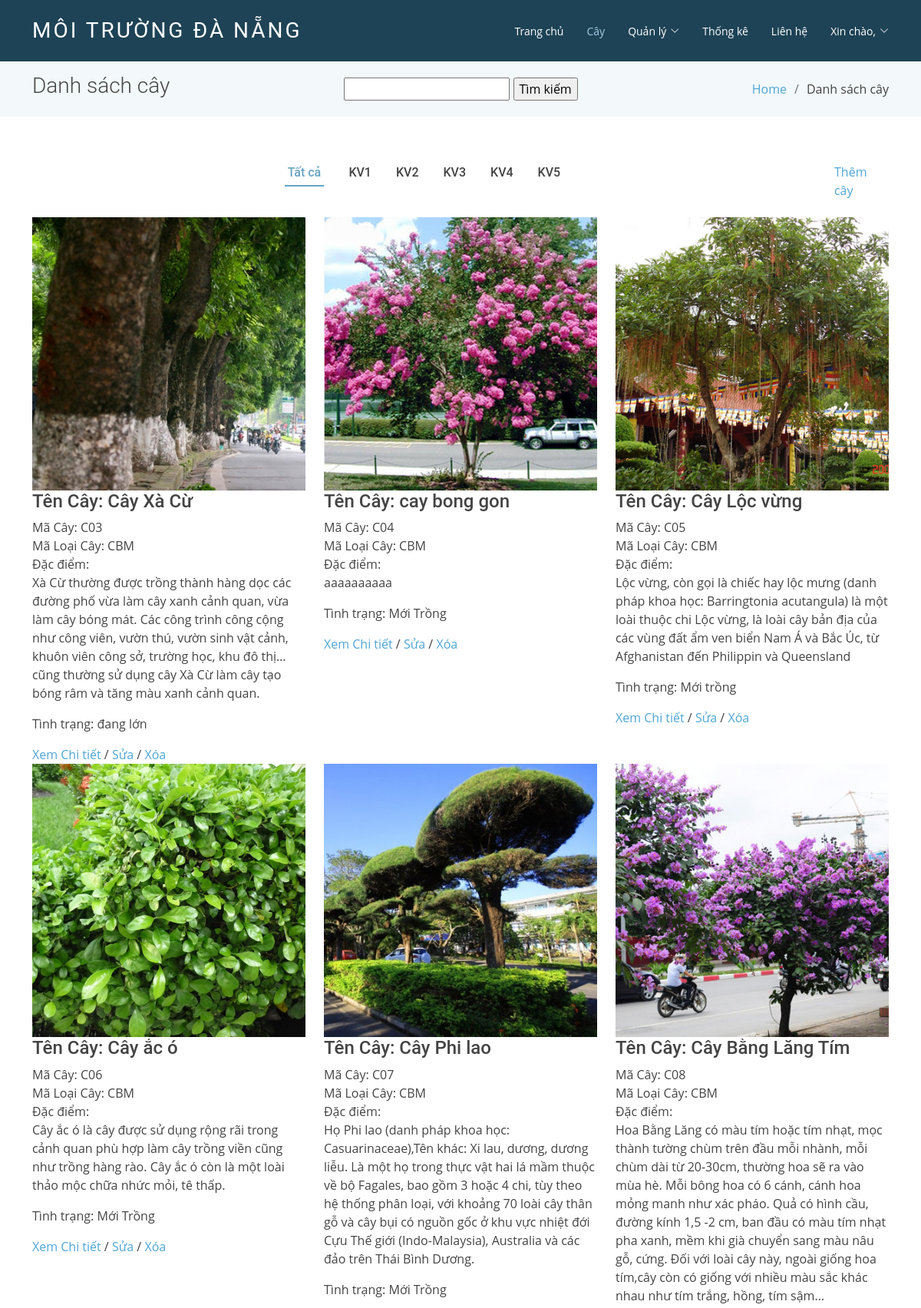
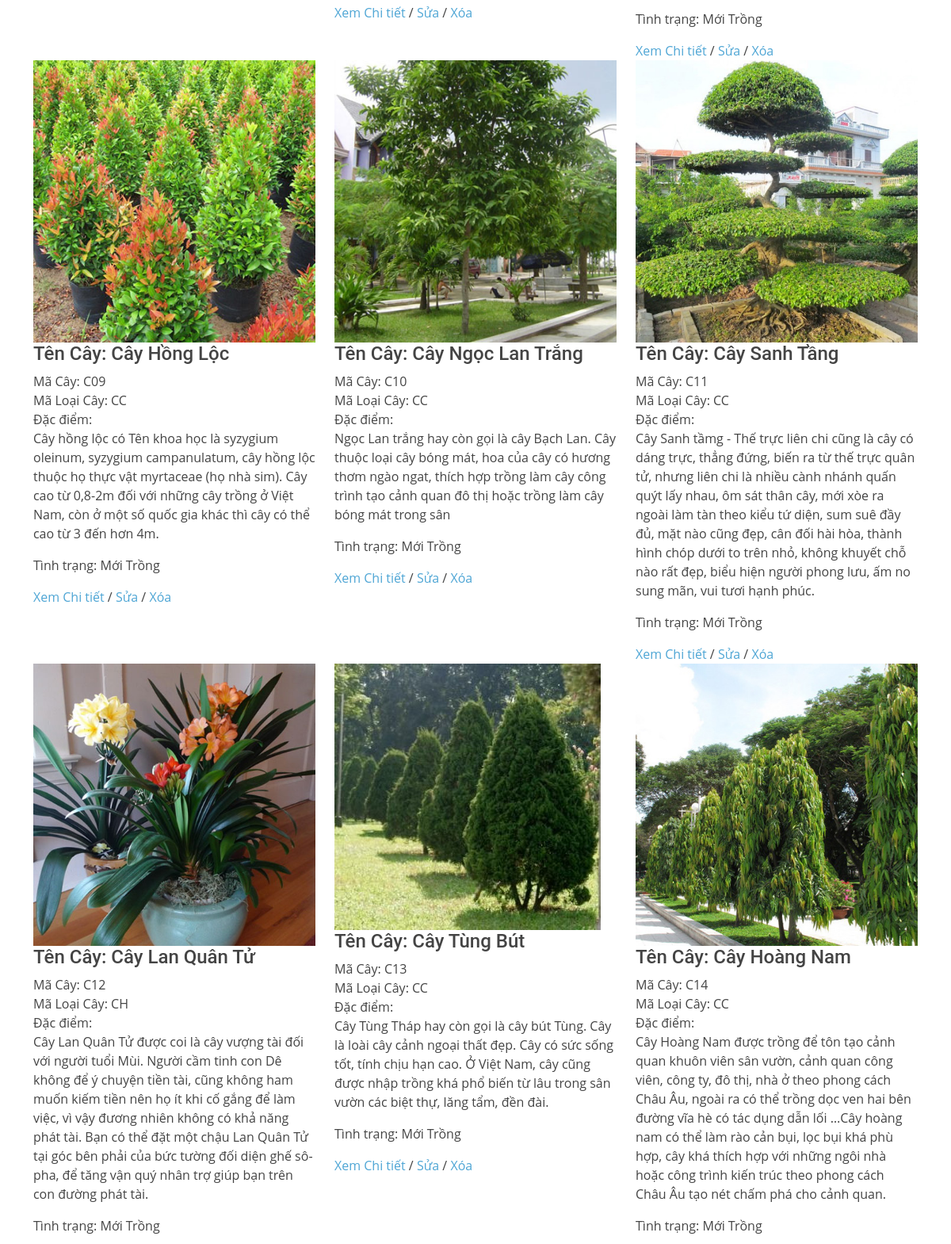
The app's page /LuuSuaCay.php (upper part) with its own data (2 pictures, top to bottom).
### tables this page shows
CREATE TABLE IF NOT EXISTS `cay` (
  `maCay` varchar(255) NOT NULL,
  `tenCay` varchar(255) DEFAULT NULL,
  `dacDiem` text,
  `tinhTrang` varchar(255) DEFAULT NULL,
  `maLoaiCay` varchar(255) NOT NULL,
  `chieuCao` int(11) DEFAULT NULL,
  `ngayTrong` datetime DEFAULT NULL,
  `duongKinhThan` int(11) DEFAULT NULL,
  `duongKinhTan` int(11) DEFAULT NULL,
  `kinhDo` varchar(255) DEFAULT NULL,
  `viDo` varchar(255) DEFAULT NULL,
  `maDuong` varchar(255) NOT NULL,
  `hinhAnh` varchar(255) DEFAULT NULL,
  PRIMARY KEY (`maCay`),
  KEY `maLoaiCay` (`maLoaiCay`),
  KEY `maDuong` (`maDuong`)
);

### LuuSuaCay.php (called while the page is built, shortened)
<?php
include('ketnoi.php');
include('danhsachcay.php');
?>

### danhsachcay.php (the view, shortened to what this page needs)
<!DOCTYPE html>
<html>
<head>
  <link href="Moderna/assets/vendor/animate.css/animate.min.css" rel="stylesheet">
    <link href="Moderna/assets/vendor/aos/aos.css" rel="stylesheet">
    <link href="Moderna/assets/vendor/bootstrap/css/bootstrap.min.css" rel="stylesheet">
    <link href="Moderna/assets/vendor/bootstrap-icons/bootstrap-icons.css" rel="stylesheet">
    <link href="Moderna/assets/vendor/boxicons/css/boxicons.min.css" rel="stylesheet">
    <link href="Moderna/assets/vendor/glightbox/css/glightbox.min.css" rel="stylesheet">
    <link href="Moderna/assets/vendor/swiper/swiper-bundle.min.css" rel="stylesheet">
  <link href="Moderna/assets/css/style.css" rel="stylesheet">
</head>
<body>
  <header id="header" class="fixed-top d-flex align-items-center header-primary">
    <div class="container d-flex justify-content-between align-items-center">
      <div class="logo">
        <h1 class="text-light"><a href="index.php"><span>Môi Trường Đà Nẵng</span></a></h1>
      </div>
      <nav id="navbar" class="navbar">
        <ul>
          <li><a  href="index.php">Trang chủ</a></li>
          <li><a class="active" href="danhsachcay.php">Cây</a></li>
          <li class="dropdown"><a href="#"><span>Quản lý</span> <i class="bi bi-chevron-down"></i></a>
          </li>
          <li><a href="ThongKe.php">Thống kê</a></li>
          <li><a href="#">Liên hệ</a></li>
          <li class="dropdown"><a href="#">Xin chào,
          echo $_SESSION['taikhoan']; ?><i class="bi bi-chevron-down"></i></a>
          </li>
        </ul>
      </nav>
    </div>
  </header>
  <main id="main">
    <section class="breadcrumbs">
      <div class="container">
        <div class="d-flex justify-content-between align-items-center">
          <h2>Danh sách cây</h2>
          <form action="" method="post">
            <input type="text" name="Tim" list="tim">
            <input type="submit" name="btn_tim" value="Tìm kiếm">
          </form>
          <ol>
            <li><a href="index.php">Home</a></li>
            <li>Danh sách cây</li>
          </ol>
        </div>
      </div>
    </section>
    <section class="portfolio">
        <div class="container">
            <div class="row">
              <div class="col-lg-11">
                <ul id="portfolio-flters">
                  <li data-filter="*" class="filter-active">Tất cả</li>
                  <?php
                    include('ketnoi.php');
                    $dieukien = '';
                    $tv="select DISTINCT tuyenduong.maKhuVucQuanLy from tuyenduong, cay where tuyenduong.maDuong = cay.maDuong $dieukien;";
                    $tv_1=mysqli_query($connect,$tv);
                    while($tv_2=mysqli_fetch_array($tv_1))
                    {
                      if($tv_2!=false)
                      {
                        echo '<li data-filter=".';
                        echo $tv_2['maKhuVucQuanLy'];
                        echo '">';
                        echo $tv_2['maKhuVucQuanLy'];
                        echo '</li>';
                      }
                      else
                      {
                        echo "&nbsp;";
                      }
                    }
                  ?>
                </ul>
              </div>
              <div class="col-lg-1">
                <a href="themcaytrunggian.php">Thêm cây</a>
              </div>
            </div>
            <div class="row portfolio-container" data-aos="fade-up" data-aos-easing="ease-in-out" data-aos-duration="500">
              <?php
                include('ketnoi.php');
                $dieukien = '';
                $tv="SELECT * FROM cay, tuyenduong WHERE tuyenduong.maDuong = cay.maDuong and tinhTrang != 'đã chết' $dieukien";
                $tv_1=mysqli_query($connect,$tv);
                while($tv_2=mysqli_fetch_array($tv_1))
                {
                  if($tv_2!=false)
                {
                  $link_chi_tiet="?macay=".$tv_2['maCay'];
                  $link_anh="Moderna/assets/img/team/".$tv_2['hinhAnh'];
                echo '<div class="col-lg-4 col-md-6 portfolio-wrap ';
                echo $tv_2['maKhuVucQuanLy'];
                echo '">
                  <div class="member">
                    <div class="member-img">';
                      echo '<img src="';
                      echo $link_anh;
                      echo '" class="img-fluid" alt="">';
                    echo '</div>
                    <div class="member-info">';
                      echo '<h4>';
                      echo "Tên Cây: ".$tv_2['tenCay'];
                      echo '</h4>
                      <span>';
                      echo "Mã Cây: ".$tv_2['maCay'];
                      echo '</span>
                      <span>';
                      echo "<br>Mã Loại Cây: ".$tv_2['maLoaiCay'];
                      echo '</span>
                      <p>Đặc điểm: <br>';
                      echo $tv_2['dacDiem'];
                      echo '</p>
                      <p>Tình trạng: ';
                      echo $tv_2['tinhTrang'];
                      echo '</p>
                    </div>
                  </div>
                  <a href="XemChiTiet.php'; echo $link_chi_tiet; echo '">Xem Chi tiết </a>/
                  <a href="SuaCay.php'; echo $link_chi_tiet; echo '">Sửa </a>/
                  <a href="XoaCay.php'; echo $link_chi_tiet; echo '">Xóa</a>
                </div>';
                }
                else
                {
                  echo "&nbsp;";
                }
                }
              ?>
          </div>
      </div>
    </section>
  </main>
</body>
</html>

### Moderna/assets/css/style.css (style rules this page uses)
body { font-family: "Open Sans", sans-serif; color: #444; }
a { color: #4fa6d5; text-decoration: none; }
h1, h2, h3, h4, h5, h6, .font-primary { font-family: "Roboto", sans-serif; }
#header { height: 80px; transition: all 0.5s; z-index: 997; transition: all 0.5s; background: #1e4356; }
#header .logo h1 { font-size: 28px; margin: 0; padding: 4px 0; line-height: 1; font-weight: 400; letter-spacing: 3px; text-transform: uppercase; }
#header .logo h1 a, #header .logo h1 a:hover { color: #fff; text-decoration: none; }
#main { margin-top: 80px; }
.navbar { padding: 0; }
.navbar ul { margin: 0; padding: 0; display: flex; list-style: none; align-items: center; }
.navbar li { position: relative; }
.navbar a, .navbar a:focus { display: flex; align-items: center; justify-content: space-between; padding: 10px 0 10px 30px; font-family: "Open Sans", sans-serif; font-size: 14px; color: #fff; white-space: nowrap; transition: 0.3s; }
.navbar a i, .navbar a:focus i { font-size: 12px; line-height: 0; margin-left: 5px; }
.navbar a:hover, .navbar .active, .navbar .active:focus, .navbar li:hover > a { color: #a2cce3; }
section { padding: 60px 0; }
.breadcrumbs { padding: 15px 0; background-color: #f3f8fa; min-height: 40px; }
.breadcrumbs h2 { font-size: 28px; font-weight: 300; }
.breadcrumbs ol { display: flex; flex-wrap: wrap; list-style: none; padding: 0; margin: 0; }
.breadcrumbs ol li + li { padding-left: 10px; }
.breadcrumbs ol li + li::before { display: inline-block; padding-right: 10px; color: #6c757d; content: "/"; }
.portfolio { padding-bottom: 60px; }
.portfolio #portfolio-flters { padding: 0; margin: 0 0 35px 0; list-style: none; text-align: center; }
.portfolio #portfolio-flters li { cursor: pointer; margin: 0 12px 5px 12px; display: inline-block; padding: 0 4px 6px 4px; font-size: 16px; font-weight: 500; line-height: 20px; color: #444; transition: all 0.3s ease-in-out; border-bottom: 2px solid #fff; font-family: "Roboto", sans-serif; }
.portfolio #portfolio-flters li:hover, .portfolio #portfolio-flters li.filter-active { border-color: #68A4C4; color: #68A4C4; }

### records on screen
cay: hinhAnh (picture), tenCay "Cây Xà Cừ", maCay "C03", maLoaiCay "CBM", dacDiem "Xà Cừ thường được trồng thành hàng dọc các đường phố vừa làm cây xanh cảnh quan, vừa làm cây bóng mát. Các công trình công cộng như công viên, vườn thú, vườn sinh vật cảnh, khuôn viên công sở, trường học, khu đô thị…cũng thường sử dụng cây Xà Cừ làm cây tạo bóng râm và tăng màu xanh cảnh quan.", tinhTrang "đang lớn"
cay: hinhAnh (picture), tenCay "cay bong gon", maCay "C04", maLoaiCay "CBM", dacDiem "aaaaaaaaaa", tinhTrang "Mới Trồng"
cay: hinhAnh (picture), tenCay "Cây Lộc vừng", maCay "C05", maLoaiCay "CBM", dacDiem "Lộc vừng, còn gọi là chiếc hay lộc mưng (danh pháp khoa học: Barringtonia acutangula) là một loài thuộc chi Lộc vừng, là loài cây bản địa của các vùng đất ẩm ven biển Nam Á và Bắc Úc, từ Afghanistan đến Philippin và Queensland", tinhTrang "Mới trồng"
cay: hinhAnh (picture), tenCay "Cây ắc ó", maCay "C06", maLoaiCay "CBM", dacDiem "Cây ắc ó là cây được sử dụng rộng rãi trong cảnh quan phù hợp làm cây trồng viền cũng như trồng hàng rào. Cây ắc ó còn là một loài thảo mộc chữa nhức mỏi, tê thấp.", tinhTrang "Mới Trồng"
cay: hinhAnh (picture), tenCay "Cây Phi lao", maCay "C07", maLoaiCay "CBM", dacDiem "Họ Phi lao (danh pháp khoa học: Casuarinaceae),Tên khác: Xi lau, dương, dương liễu. Là một họ trong thực vật hai lá mầm thuộc về bộ Fagales, bao gồm 3 hoặc 4 chi, tùy theo hệ thống phân loại, với khoảng 70 loài cây thân gỗ và cây bụi có nguồn gốc ở khu vực nhiệt đới Cựu Thế giới (Indo-Malaysia), Australia và các đảo trên Thái Bình Dương.", tinhTrang "Mới Trồng"
cay: hinhAnh (picture), tenCay "Cây Bằng Lăng Tím", maCay "C08", maLoaiCay "CBM", dacDiem "Hoa Bằng Lăng có màu tím hoặc tím nhạt, mọc thành tường chùm trên đầu mỗi nhành, mỗi chùm dài từ 20-30cm, thường hoa sẽ ra vào mùa hè. Mỗi bông hoa có 6 cánh, cánh hoa mỏng manh như xác pháo. Quả có hình cầu, đường kính 1,5 -2 cm, ban đầu có màu tím nhạt pha xanh, mềm khi già chuyển sang màu nâu gỗ, cứng. Đối với loài cây này, ngoài giống hoa tím,cây còn có giống với nhiều màu sắc khác nhau như tím trắng, hồng, tím sậm…", tinhTrang "Mới Trồng"
cay: hinhAnh (picture), tenCay "Cây Hồng Lộc", maCay "C09", maLoaiCay "CC", dacDiem "Cây hồng lộc có Tên khoa học là syzygium oleinum, syzygium campanulatum, cây hồng lộc thuộc họ thực vật myrtaceae (họ nhà sim). Cây cao từ 0,8-2m đối với những cây trồng ở Việt Nam, còn ở một số quốc gia khác thì cây có thể cao từ 3 đến hơn 4m.", tinhTrang "Mới Trồng"
cay: hinhAnh (picture), tenCay "Cây Ngọc Lan Trắng", maCay "C10", maLoaiCay "CC", dacDiem "Ngọc Lan trắng hay còn gọi là cây Bạch Lan. Cây thuộc loại cây bóng mát, hoa của cây có hương thơm ngào ngat, thích hợp trồng làm cây công trình tạo cảnh quan đô thị hoặc trồng làm cây bóng mát trong sân", tinhTrang "Mới Trồng"
cay: hinhAnh (picture), tenCay "Cây Sanh Tầng", maCay "C11", maLoaiCay "CC", dacDiem "Cây Sanh tầmg - Thế trực liên chi cũng là cây có dáng trực, thẳng đứng, biến ra từ thế trực quân tử, nhưng liên chi là nhiều cành nhánh quấn quýt lấy nhau, ôm sát thân cây, mới xòe ra ngoài làm tàn theo kiểu tứ diện, sum suê đầy đủ, mặt nào cũng đẹp, cân đối hài hòa, thành hình chóp dưới to trên nhỏ, không khuyết chỗ nào rất đẹp, biểu hiện người phong lưu, ấm no sung mãn, vui tươi hạnh phúc.", tinhTrang "Mới Trồng"
cay: hinhAnh (picture), tenCay "Cây Lan Quân Tử", maCay "C12", maLoaiCay "CH", dacDiem "Cây Lan Quân Tử được coi là cây vượng tài đối với người tuổi Mùi. Người cầm tinh con Dê không để ý chuyện tiền tài, cũng không ham muốn kiếm tiền nên họ ít khi cố gắng để làm việc, vì vậy đương nhiên không có khả năng phát tài. Bạn có thể đặt một chậu Lan Quân Tử tại góc bên phải của bức tường đối diện ghế sô-pha, để tăng vận quý nhân trợ giúp bạn trên con đường phát tài.", tinhTrang "Mới Trồng"
cay: hinhAnh (picture), tenCay "Cây Tùng Bút", maCay "C13", maLoaiCay "CC", dacDiem "Cây Tùng Tháp hay còn gọi là cây bút Tùng. Cây là loài cây cảnh ngoại thất đẹp. Cây có sức sống tốt, tính chịu hạn cao. Ở Việt Nam, cây cũng được nhập trồng khá phổ biến từ lâu trong sân vườn các biệt thự, lăng tẩm, đền đài.", tinhTrang "Mới Trồng"
cay: hinhAnh (picture), tenCay "Cây Hoàng Nam", maCay "C14", maLoaiCay "CC", dacDiem "Cây Hoàng Nam được trồng để tôn tạo cảnh quan khuôn viên sân vườn, cảnh quan công viên, công ty, đô thị, nhà ở theo phong cách Châu Âu, ngoài ra có thể trồng dọc ven hai bên đường vĩa hè có tác dụng dẫn lối …Cây hoàng nam có thể làm rào cản bụi, lọc bụi khá phù hợp, cây khá thích hợp với những ngôi nhà hoặc công trình kiến trúc theo phong cách Châu Âu tạo nét chấm phá cho cảnh quan.", tinhTrang "Mới Trồng"

### other values on screen
$tv_2['maKhuVucQuanLy'] "KV1"
$tv_2['maKhuVucQuanLy'] "KV2"
$tv_2['maKhuVucQuanLy'] "KV3"
$tv_2['maKhuVucQuanLy'] "KV4"
$tv_2['maKhuVucQuanLy'] "KV5"
